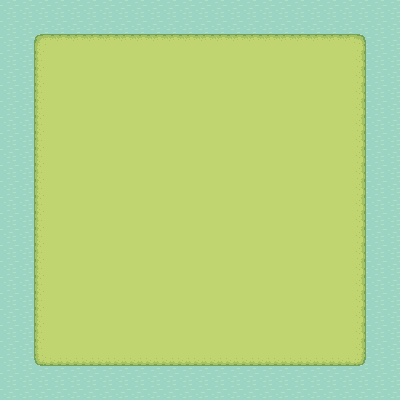

Tiled map render using the project's own tile images. Description and the whole map definition, tile-layer contents included, below:
An orthogonal 25x25 tile map with 16x16 px tiles, 2 tile layers (Water, Ground), 2 tilesets.

<map version="1.8" tiledversion="1.8.5" orientation="orthogonal" renderorder="right-down" width="25" height="25" tilewidth="16" tileheight="16" infinite="0" nextlayerid="3" nextobjectid="1">
 <tileset firstgid="1" source="../TileSet/SproutLand-Grass.tsx" />
 <tileset firstgid="81" source="../TileSet/SproutLand-Water.tsx" />
 <layer id="1" name="Water" width="25" height="25">
  <data encoding="csv">
81,81,81,81,81,81,81,81,81,81,81,81,81,81,81,81,81,81,81,81,81,81,81,81,81,
81,81,81,81,81,81,81,81,81,81,81,81,81,81,81,81,81,81,81,81,81,81,81,81,81,
81,81,81,81,81,81,81,81,81,81,81,81,81,81,81,81,81,81,81,81,81,81,81,81,81,
81,81,81,81,81,81,81,81,81,81,81,81,81,81,81,81,81,81,81,81,81,81,81,81,81,
81,81,81,81,81,81,81,81,81,81,81,81,81,81,81,81,81,81,81,81,81,81,81,81,81,
81,81,81,81,81,81,81,81,81,81,81,81,81,81,81,81,81,81,81,81,81,81,81,81,81,
81,81,81,81,81,81,81,81,81,81,81,81,81,81,81,81,81,81,81,81,81,81,81,81,81,
81,81,81,81,81,81,81,81,81,81,81,81,81,81,81,81,81,81,81,81,81,81,81,81,81,
81,81,81,81,81,81,81,81,81,81,81,81,81,81,81,81,81,81,81,81,81,81,81,81,81,
81,81,81,81,81,81,81,81,81,81,81,81,81,81,81,81,81,81,81,81,81,81,81,81,81,
81,81,81,81,81,81,81,81,81,81,81,81,81,81,81,81,81,81,81,81,81,81,81,81,81,
81,81,81,81,81,81,81,81,81,81,81,81,81,81,81,81,81,81,81,81,81,81,81,81,81,
81,81,81,81,81,81,81,81,81,81,81,81,81,81,81,81,81,81,81,81,81,81,81,81,81,
81,81,81,81,81,81,81,81,81,81,81,81,81,81,81,81,81,81,81,81,81,81,81,81,81,
81,81,81,81,81,81,81,81,81,81,81,81,81,81,81,81,81,81,81,81,81,81,81,81,81,
81,81,81,81,81,81,81,81,81,81,81,81,81,81,81,81,81,81,81,81,81,81,81,81,81,
81,81,81,81,81,81,81,81,81,81,81,81,81,81,81,81,81,81,81,81,81,81,81,81,81,
81,81,81,81,81,81,81,81,81,81,81,81,81,81,81,81,81,81,81,81,81,81,81,81,81,
81,81,81,81,81,81,81,81,81,81,81,81,81,81,81,81,81,81,81,81,81,81,81,81,81,
81,81,81,81,81,81,81,81,81,81,81,81,81,81,81,81,81,81,81,81,81,81,81,81,81,
81,81,81,81,81,81,81,81,81,81,81,81,81,81,81,81,81,81,81,81,81,81,81,81,81,
81,81,81,81,81,81,81,81,81,81,81,81,81,81,81,81,81,81,81,81,81,81,81,81,81,
81,81,81,81,81,81,81,81,81,81,81,81,81,81,81,81,81,81,81,81,81,81,81,81,81,
81,81,81,81,81,81,81,81,81,81,81,81,81,81,81,81,81,81,81,81,81,81,81,81,81,
81,81,81,81,81,81,81,81,81,81,81,81,81,81,81,81,81,81,81,81,81,81,81,81,81
</data>
 </layer>
 <layer id="2" name="Ground" width="25" height="25">
  <data encoding="csv">
0,0,0,0,0,0,0,0,0,0,0,0,0,0,0,0,0,0,0,0,0,0,0,0,0,
0,0,0,0,0,0,0,0,0,0,0,0,0,0,0,0,0,0,0,0,0,0,0,0,0,
0,0,32,33,33,33,33,33,33,33,33,33,33,33,33,33,33,33,33,33,33,33,34,0,0,
0,0,42,43,43,43,43,43,43,43,43,43,43,43,43,43,43,43,43,43,43,43,44,0,0,
0,0,42,43,43,43,43,43,43,43,43,43,43,43,43,43,43,43,43,43,43,43,44,0,0,
0,0,42,43,43,43,43,43,43,43,43,43,43,43,43,43,43,43,43,43,43,43,44,0,0,
0,0,42,43,43,43,43,43,43,43,43,43,43,43,43,43,43,43,43,43,43,43,44,0,0,
0,0,42,43,43,43,43,43,43,43,43,43,43,43,43,43,43,43,43,43,43,43,44,0,0,
0,0,42,43,43,43,43,43,43,43,43,43,43,43,43,43,43,43,43,43,43,43,44,0,0,
0,0,42,43,43,43,43,43,43,43,43,43,43,43,43,43,43,43,43,43,43,43,44,0,0,
0,0,42,43,43,43,43,43,43,43,43,43,43,43,43,43,43,43,43,43,43,43,44,0,0,
0,0,42,43,43,43,43,43,43,43,43,43,43,43,43,43,43,43,43,43,43,43,44,0,0,
0,0,42,43,43,43,43,43,43,43,43,43,43,43,43,43,43,43,43,43,43,43,44,0,0,
0,0,42,43,43,43,43,43,43,43,43,43,43,43,43,43,43,43,43,43,43,43,44,0,0,
0,0,42,43,43,43,43,43,43,43,43,43,43,43,43,43,43,43,43,43,43,43,44,0,0,
0,0,42,43,43,43,43,43,43,43,43,43,43,43,43,43,43,43,43,43,43,43,44,0,0,
0,0,42,43,43,43,43,43,43,43,43,43,43,43,43,43,43,43,43,43,43,43,44,0,0,
0,0,42,43,43,43,43,43,43,43,43,43,43,43,43,43,43,43,43,43,43,43,44,0,0,
0,0,42,43,43,43,43,43,43,43,43,43,43,43,43,43,43,43,43,43,43,43,44,0,0,
0,0,42,43,43,43,43,43,43,43,43,43,43,43,43,43,43,43,43,43,43,43,44,0,0,
0,0,42,43,43,43,43,43,43,43,43,43,43,43,43,43,43,43,43,43,43,43,44,0,0,
0,0,42,43,43,43,43,43,43,43,43,43,43,43,43,43,43,43,43,43,43,43,44,0,0,
0,0,52,53,53,53,53,53,53,53,53,53,53,53,53,53,53,53,53,53,53,53,54,0,0,
0,0,0,0,0,0,0,0,0,0,0,0,0,0,0,0,0,0,0,0,0,0,0,0,0,
0,0,0,0,0,0,0,0,0,0,0,0,0,0,0,0,0,0,0,0,0,0,0,0,0
</data>
 </layer>
</map>
